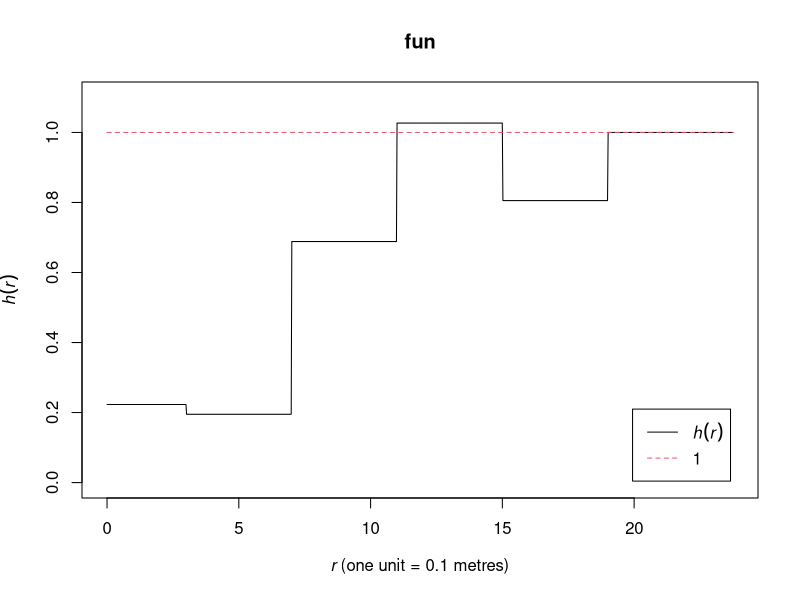
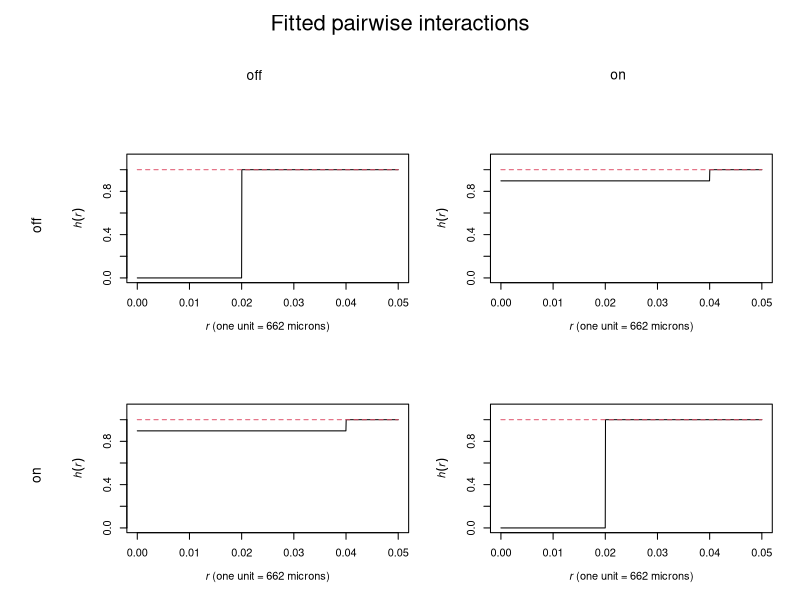

The R script that drew these images, in order:
library(spatstat)


### Name: fitin.ppm
### Title: Extract the Interaction from a Fitted Point Process Model
### Aliases: fitin fitin.ppm fitin.profilepl
### Keywords: spatial models

### ** Examples

   # unmarked 
   model <- ppm(swedishpines ~1, PairPiece(seq(3,19,by=4)))
   f <- fitin(model)
   f
   plot(f)

# extract fitted interaction coefficients
   coef(f)

   # multitype
   # fit the stationary multitype Strauss process to `amacrine'
   r <- 0.02 * matrix(c(1,2,2,1), nrow=2,ncol=2)
   model <- ppm(amacrine ~1, MultiStrauss(r))
   f <- fitin(model)
   f
   plot(f)
